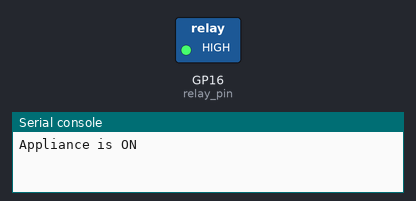
Bench run of a program on a simulated Raspberry Pi Pico running MicroPython. Parts: switched loads named in the program (green lamp = pin HIGH), the last lines printed to the serial console.

Above: at 2.5 s.
At 7.5 s:
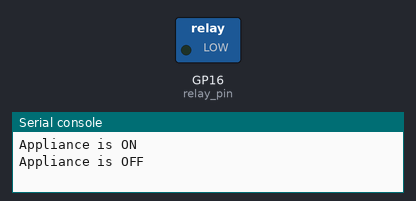
Timing chart, 0 to 13.0 s (numbered marks = the images above):
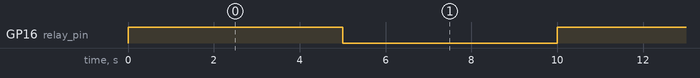

The program:

Ex-7-Relay_control.py
```python
import machine as gpio
import utime as TM

# Define the GPIO pin for the relay control (change to your GPIO pin)
relay_pin = gpio.Pin(16, gpio.Pin.OUT)

# Function to turn on the appliance
def turn_on_appliance():
    relay_pin.value(1)  # Turn on the relay
    print("Appliance is ON")

# Function to turn off the appliance
def turn_off_appliance():
    relay_pin.value(0)  # Turn off the relay
    print("Appliance is OFF")

# Main loop
while True:
    # Simulate turning the appliance on for 5 seconds
    turn_on_appliance()
    TM.sleep(5)

    # Simulate turning the appliance off for 5 seconds
    turn_off_appliance()
    TM.sleep(5)
```

Measured:
- by itself, GP16 (relay_pin): alternates HIGH for 5.0 s and LOW for 5.0 s
